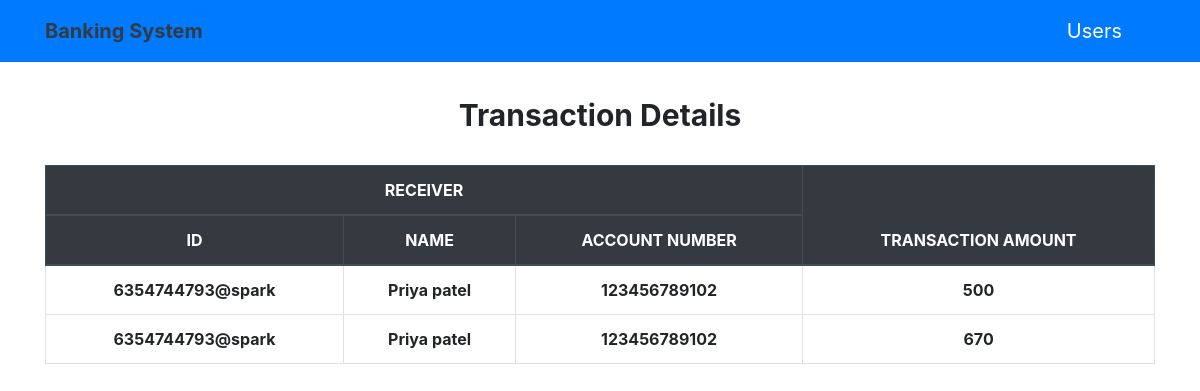
The app's page /passbook.php?id=3 with its own data.
### tables this page shows
CREATE TABLE `transaction` (
  `id` int(11) NOT NULL,
  `user_id` int(11) NOT NULL,
  `reciver_id` int(11) NOT NULL,
  `name` varchar(20) NOT NULL,
  `customer_id` varchar(35) NOT NULL,
  `account_no` bigint(11) NOT NULL,
  `ammount` float NOT NULL,
  `added_on` datetime NOT NULL DEFAULT current_timestamp()
);

### passbook.php (the view, shortened to what this page needs)
<?php
require('connection.inc.php');
if(isset($_GET['id'])){
    $id=$_GET['id'];
    $sql=mysqli_query($con,"select * from transaction where user_id='$id'");
}
?>
<!DOCTYPE html>
<html lang="en">
<head>
    <link rel="stylesheet" href="https://cdn.jsdelivr.net/npm/bootstrap@4.5.3/dist/css/bootstrap.min.css">
    <link rel="stylesheet" href="style.css">
    <link rel="stylesheet" href="passbook.css">
</head>
<body>
<nav class="navbar navbar-expand-lg bg-primary navbar-dark ">
        <div class="container">
             <a href="home.html" class="navbar-brand text-dark font-weight-bold"> Banking System</a>
            <div class="collapse navbar-collapse text-center" id="mynavbar">
                <ul class="navbar-nav ml-auto">
                    <li class="nav-item">
                        <a href="users.php" class="nav-link text-white">Users</a>
                    </li>
                </ul>
            </div>
        </div>
    </nav>
    <div class="container text-center">
      <h3><b>Transaction Details</b></h3>
      <br>
      <div class="table-responsive mb-5">
        <table class='table table-bordered text-center'>
          <thead class="thead-dark">
            <tr>
              <th scope="col" colspan="3">RECEIVER</th>
              <th scope="col" rowspan="2">TRANSACTION AMOUNT</th>
            </tr>
            <tr>
              <th scope="col">ID</th>
              <th scope="col">NAME</th>
              <th scope="col">ACCOUNT NUMBER</th>
            </tr>
          </thead>
          <tbody>
          <?php while ($row=mysqli_fetch_assoc($sql)){?>
                <tr>
                    <td><?php echo $row['customer_id']?></td>
                    <td><?php echo $row['name']?></td>
                    <td><?php echo $row['account_no']?></td>
                    <td><?php echo $row['ammount']?></td>
                </tr>
        <?php } ?>
          </tbody>
        </table>
      </div>
    </div>
</body>
</html>

### style.css (style rules this page uses)
* { margin: 0; padding: 0; }
.nav-item a { display: block; font-size: 20px; margin-right: 25px; color: white; }

### passbook.css (style rules this page uses)
* { margin:0; padding:0; }
td { font-weight: bold; }
h3 { font-size: 30px; padding-top: 35px; }

### records on screen
transaction: customer "6354744793@spark", name "Priya patel", account_no "123456789102", ammount "500"
transaction: customer "6354744793@spark", name "Priya patel", account_no "123456789102", ammount "670"
